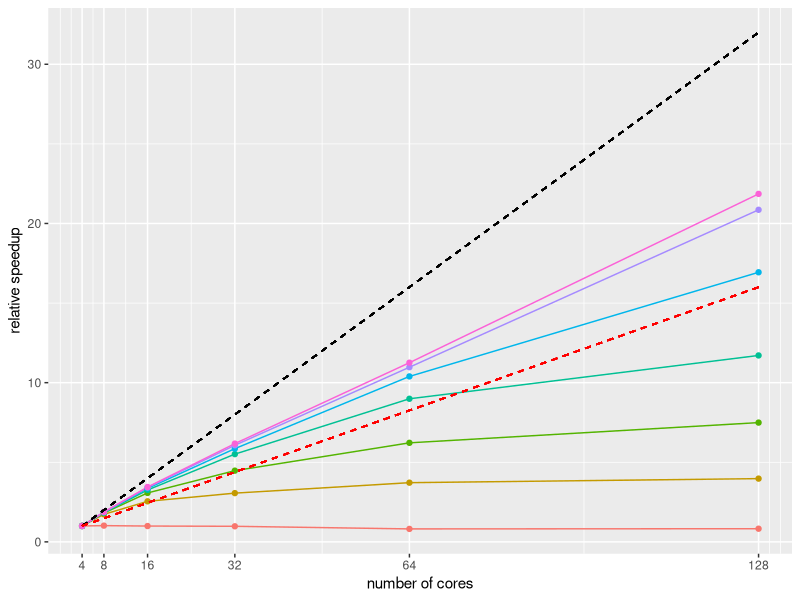
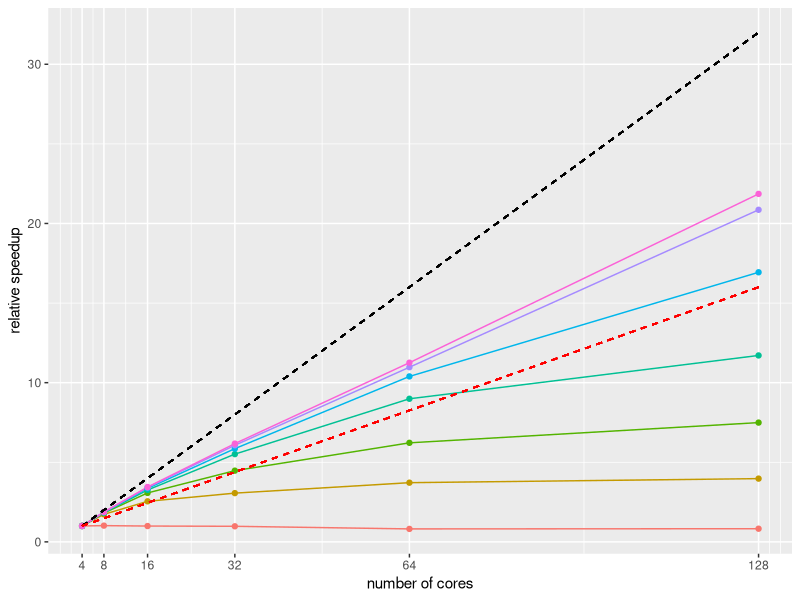

These figures' R source, in order:
## ---- chunk 1
packages <- c("ggplot2", "dplyr")
install.packages(setdiff(packages, rownames(installed.packages())))
library(ggplot2)
library(dplyr)
## ---- chunk 2
colTypes <- rep("numeric",14)
data <- read.csv(file="x2_raw_byrule.csv", colClasses=colTypes, comment.char = "#")
## ---- chunk 3
raw_df <- data.frame(data)
df <- raw_df %>% 
  group_by(element, link, executor, core, partition,sleeping_guard,sleeping_instantiate,sleeping_apply) %>% 
  summarise(count=length(total_time),total_time.mean = mean(total_time), total_time.sd = sd(total_time), total_time.median = median(total_time),
            time_tuples.mean = mean(time_tuples), time_tuples.sd = sd(time_tuples), time_tuples.median = median(time_tuples),
            time_instantiate.mean = mean(time_instantiate), time_instantiate.sd = sd(time_instantiate), time_instantiate.median = median(time_instantiate),
            time_extract.mean = mean(time_extract), time_extract.sd = sd(time_extract), time_extract.median = median(time_extract),
            time_broadcast.mean = mean(time_broadcast), time_broadcast.sd = sd(time_broadcast), time_broadcast.median = median(time_broadcast),
            time_apply.mean = mean(time_apply), time_apply.sd = sd(time_apply), time_apply.median = median(time_apply)) 
#(df <- df[order(df$sleeping_guard), ])
## ---- chunk 4
size = unique(df$element)
sleeping_times = unique(df$sleeping_guard)

df.with_speedups  <- NULL

for (j in size) {
  
  for(i in sleeping_times){
    
    df.size <- df%>%filter(element == j)
    df.size$total_cores = df.size$core * df.size$executor
    df.sleeping <- df.size %>% filter(sleeping_guard == i)
    df.sleeping$sleeping_time <- df.sleeping$sleeping_guard
    df.sleeping$seq_time <- df.sleeping$time_tuples.mean + df.sleeping$time_broadcast.mean + df.sleeping$time_extract.mean
    df.sleeping$par_time <- df.sleeping$time_instantiate.mean + df.sleeping$time_apply.mean

    df.sleeping = subset(df.sleeping, select = -c(sleeping_guard, sleeping_instantiate, sleeping_apply))
    
    ref_value = df.sleeping %>% filter(partition == min(df.sleeping$partition))
    ref_value.total_time = ref_value$total_time.mean
    ref_value.time_instantiate = ref_value$time_instantiate.mean
    ref_value.time_apply = ref_value$time_apply.mean
    
    df.sleeping["total_time.speedup"] =  ref_value.total_time / df.sleeping$total_time.mean 
    df.sleeping["time_instantiate.speedup"] =  ref_value.time_instantiate / df.sleeping$time_instantiate.mean 
    df.sleeping["time_apply.speedup"] =  ref_value.time_apply / df.sleeping$time_apply.mean 
    df.sleeping["time_apply.par_percentage"] = df.sleeping$par_time / (df.sleeping$par_time + df.sleeping$seq_time)
    df.sleeping["time_apply.seq_percentage"] = df.sleeping$seq_time / (df.sleeping$par_time + df.sleeping$seq_time)
    
    df.toprint = subset(df.sleeping, select = c(time_apply.par_percentage,time_apply.seq_percentage,sleeping_time,element,link,executor,core,total_cores,partition,count,total_time.speedup,time_instantiate.speedup,time_apply.speedup))
    #print(df.toprint)
    
    if (is.null(df.with_speedups )) {
      df.with_speedups  = df.toprint
    }else {
      df.with_speedups  = rbind.data.frame(df.with_speedups , df.toprint)
    }
}

}
## ---- chunk 5
ggplot(data=df.with_speedups, aes(x=total_cores,y=total_time.speedup,group=as.factor(sleeping_time),color=as.factor(sleeping_time))) + 
  geom_line() + geom_point() + labs(fill = "") + geom_segment(aes(x = 4, y = 1, xend = 128, yend = 32),  color="black", linetype="dashed") +
  geom_segment(aes(x = 4, y = 1, xend = 128, yend = 16),  color="red", linetype="dashed") +
  theme(legend.key.size = unit(0.5, 'cm')) + theme(legend.position = "none") + xlab("number of cores") + ylab("relative speedup") + scale_color_discrete(name="Introduced simulated computation\n time on phases (ms)") +
  scale_x_continuous(labels=as.character(unique(df.with_speedups$total_cores)), breaks = unique(df.with_speedups$total_cores))  +
  guides(colour =guide_legend(title.position="top", title.hjust = 0.5),
         size = guide_legend(title.position="top", title.hjust = 0.5))

ggsave("x2_sleeping.pdf",width = 4.1, height = 3)

